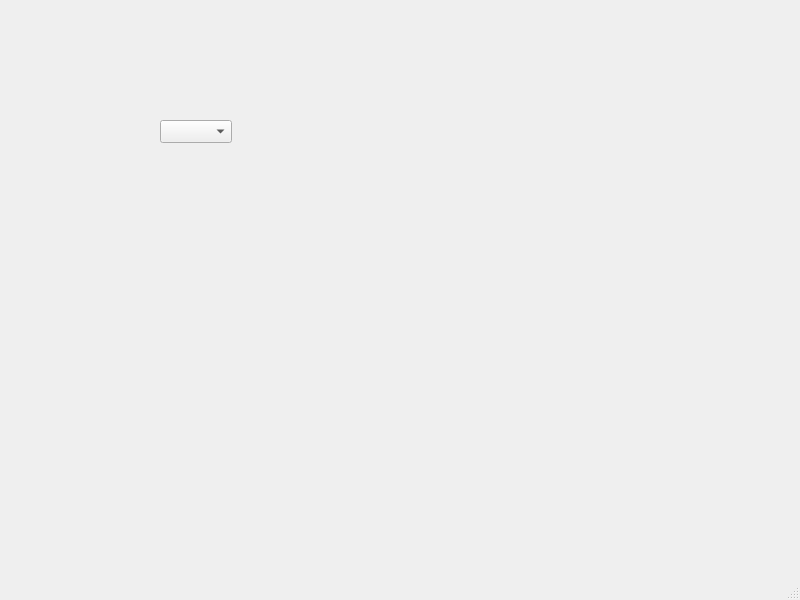
<?xml version="1.0" encoding="UTF-8"?>
<ui version="4.0">
 <class>MainWindow</class>
 <widget class="QMainWindow" name="MainWindow">
  <property name="geometry">
   <rect>
    <x>0</x>
    <y>0</y>
    <width>800</width>
    <height>600</height>
   </rect>
  </property>
  <property name="windowTitle">
   <string>MainWindow</string>
  </property>
  <widget class="QWidget" name="centralwidget">
   <widget class="QComboBox" name="comboBox">
    <property name="geometry">
     <rect>
      <x>160</x>
      <y>120</y>
      <width>72</width>
      <height>23</height>
     </rect>
    </property>
   </widget>
  </widget>
  <widget class="QMenuBar" name="menubar">
   <property name="geometry">
    <rect>
     <x>0</x>
     <y>0</y>
     <width>800</width>
     <height>20</height>
    </rect>
   </property>
  </widget>
  <widget class="QStatusBar" name="statusbar"/>
 </widget>
 <resources/>
 <connections/>
</ui>
